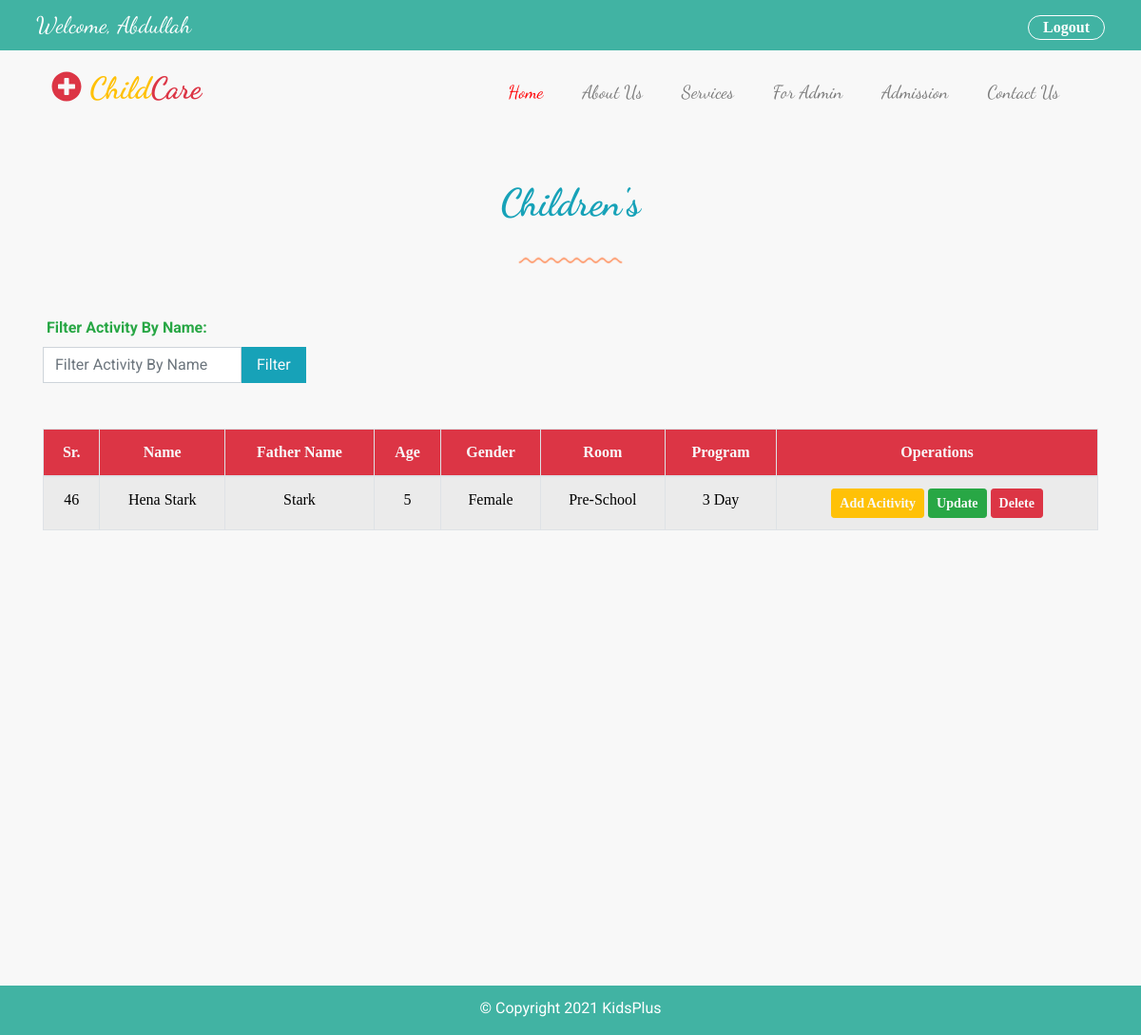
Screenshot of /admin/children.php (signed in) with the database file from the repository.
### tables this page shows
CREATE TABLE `child` (
  `child_id` int(16) NOT NULL,
  `child_first_name` varchar(255) NOT NULL,
  `child_last_name` varchar(255) NOT NULL,
  `child_father_name` varchar(255) NOT NULL,
  `child_age` int(4) NOT NULL,
  `child_dob` date NOT NULL,
  `child_gender` varchar(255) NOT NULL,
  `child_room` varchar(255) NOT NULL,
  `child_program` varchar(255) NOT NULL,
  `parent_email` varchar(255) NOT NULL
);

### admin/children.php (the view, shortened to what this page needs)
<?php
require '../database/connection.php';
?>
<!DOCTYPE html>
<html lang="en">
<head>
    <link rel="stylesheet" href="https://maxcdn.bootstrapcdn.com/bootstrap/4.0.0/css/bootstrap.min.css">
    <link type="text/css" rel="stylesheet" href="../assets/css/style.css">
    <link type="text/css" rel="stylesheet" href="../assets/css/media.css">
    <link type="text/css" rel="stylesheet" href="../assets/css/fontawesome.css">
</head>
<body>
<?php
require 'header.php';
?>
<section class="container admin-section mt-5 mb-5" >
    <div class="row heading-row mb-5">
        <div class="col-sm-12 col-md-12 col-lg-12 text-center">
            <h1 class="text-info font-weight-bold">Children's</h1>
            <div class="mt-4">
                <img src="../assets/images/line-dec-2.png" alt="">
            </div>
        </div>
    </div>
    <div class="row filter-row">
        <div class="col-sm-12 col-md-12 col-lg-12 filter-record">
          <div class="content d-flex justify-content-start flex-row w-100">
                <form method="post" action="filter_children.php" class="d-flex justify-content-start flex-row">
                    <div class="form-group">
                        <label class="text-success ml-1 font-weight-bold">Filter Activity By Name:</label>
                        <input type="text" name="filter-act" placeholder="Filter Activity By Name" class="form-control rounded-0" style="box-shadow: none !important; ">
                    </div>
                    <div class="form-group">
                        <button type="submit" name="filter" class="btn btn-md btn-info text-light rounded-0" style="margin: 32px 0px; padding:6px 15px;">Filter</button>
                    </div>
                </form>
            </div>
        </div>
    </div>
    <div class="row table-row">
        <div class="col-sm-12 col-md12 col-lg-12 children-table ">
            <table class="table table-striped table-hover table-bordered table-responsive-md">
                <thead class="bg-danger text-center text-light">
                    <tr>
                        <th>Sr.</th>
                        <th colspan="2">Name</th>
                        <th colspan="2">Father Name</th>
                        <th>Age</th>
                        <th>Gender</th>
                        <th>Room</th>
                        <th>Program</th>
                        <th >Operations</th>
                    </tr>
                </thead>
                <tbody class="text-center text-dark">
                <?php
                    $query = "SELECT * FROM child";
                    $execute_query = mysqli_query($connection, $query);
                    if(mysqli_num_rows($execute_query) > 0){
                        while($row = mysqli_fetch_assoc($execute_query)){
                            $id = $row['child_id'];
                ?>
                    <tr>
                        <td><?php echo $id;?></td>
                        <td colspan="2"><?php echo $row['child_first_name']. " ". $row['child_last_name'];?></td>
                        <td colspan="2"><?php echo $row['child_father_name'];?></td>
                        <td><?php echo $row['child_age'];?></td>
                        <td><?php echo $row['child_gender'];?></td>
                        <td><?php echo $row['child_room'];?></td>
                        <td><?php echo $row['child_program'];?></td>
                        <td>
                            <a href="activity_children.php?id=<?php echo $id;?>" class="btn btn-warning text-light btn-sm font-weight-bold">Add Acitivity</a>
                            <a href="update_children.php?id=<?php echo $id;?>" class="btn btn-success text-light btn-sm font-weight-bold">Update</a>
                            <a href="children.php?id=<?php echo $id;?>" class="btn btn-danger text-light btn-sm font-weight-bold">Delete</a>
                        </td>
                    </tr>
                <?php
                        }
                    }
                ?>
                </tbody>
            </table>
        </div>
    </div>
</section>
<?php
require 'footer.php';
?>
</body>
</html>

### assets/css/style.css (style rules this page uses)
:root { --body-background : #f8f8f8; --header-background: #41b3a3; --white: #fff; --black:#000; --blue : #005cbf; --red : #ff0004; --orange:#fd7e14; --sky:#17a2b8; --aqua:#41b3a3; --tomato:#FF6347; --tan:#D7B98C; --yellow:#FFFF00; --warning: #ffc107; --darkgray:#999999; --smoke:#E8E8E8; }
body { background-color: var(--body-background); position: relative; margin: 0px; padding: 0px; box-sizing: border-box; font-family: 'Roboto', sans-serif !important; }
section h1, h2, h3, h4, a, span { font-family: 'Dancing Script', cursive; }
section a { font-size: 1.2em; }
.room-item h1, p, a { color: var(--white); }
table tr th, table tr td a { font-family: "Times New Roman"; }
table tr td { color:var(--black); font-family: "Times New Roman"; }
.public-section, .admin-section { min-height: 100vh; }

### rows the page displays
child: child_id "46", child_first_name "Hena", child_last_name "Stark", child_father_name "Stark", child_age "5", child_gender "Female", child_room "Pre-School", child_program "3 Day"
